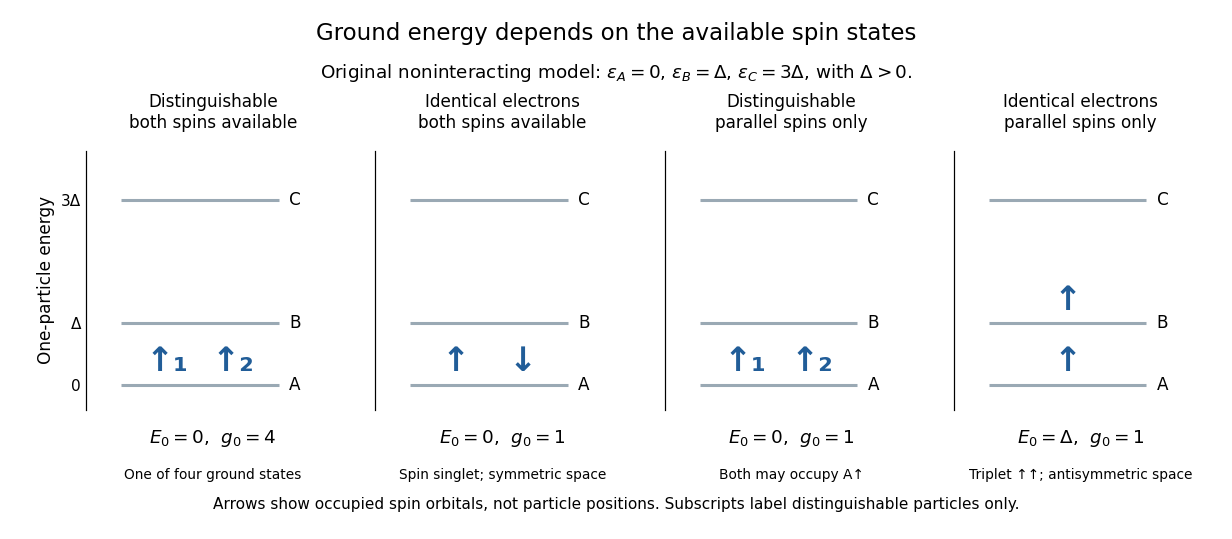

This figure's Python source:
"""Original comparison of four two-particle ground states.

Python 3.14, matplotlib 3.10.7. Run from _media; output basename.png in CWD.
Energies are invented: three spatial levels 0, Delta, 3 Delta; no interactions.
"""

from pathlib import Path

import matplotlib.pyplot as plt


def main():
    fig, axes = plt.subplots(1, 4, figsize=(11.2, 4.9), facecolor="white", sharey=True)
    fig.subplots_adjust(left=0.07, right=0.98, bottom=0.24, top=0.72, wspace=0.14)
    fig.suptitle("Ground energy depends on the available spin states", fontsize=15, y=0.96)
    cases = [
        ("Distinguishable\nboth spins available", [(0, "↑₁", -0.19), (0, "↑₂", 0.19)], "0", 4, "One of four ground states"),
        ("Identical electrons\nboth spins available", [(0, "↑", -0.19), (0, "↓", 0.19)], "0", 1, "Spin singlet; symmetric space"),
        ("Distinguishable\nparallel spins only", [(0, "↑₁", -0.19), (0, "↑₂", 0.19)], "0", 1, "Both may occupy A↑"),
        ("Identical electrons\nparallel spins only", [(0, "↑", 0), (1, "↑", 0)], r"\Delta", 1, "Triplet ↑↑; antisymmetric space"),
    ]
    for ax, (title, occupants, energy, degeneracy, note) in zip(axes, cases):
        for level, label in [(0, "A"), (1, "B"), (3, "C")]:
            ax.hlines(level, -0.45, 0.45, color="#9aa9b4", linewidth=2)
            ax.text(0.51, level, label, va="center", fontsize=11)
        for level, spin, x in occupants:
            ax.text(x, level + 0.11, spin, ha="center", va="bottom", color="#215d98", fontsize=22, weight="bold")
        ax.set_title(title, fontsize=11, pad=15)
        ax.set(xlim=(-0.65, 0.8), ylim=(-0.4, 3.8), xticks=[], yticks=[0, 1, 3], yticklabels=["0", "Δ", "3Δ"])
        ax.spines[["top", "right", "bottom"]].set_visible(False)
        ax.tick_params(axis="y", length=0)
        ax.text(0.5, -0.13, rf"$E_0={energy}$,  $g_0={degeneracy}$", transform=ax.transAxes, ha="center", fontsize=12)
        ax.text(0.5, -0.27, note, transform=ax.transAxes, ha="center", fontsize=9)
    axes[0].set_ylabel("One-particle energy", fontsize=11)
    fig.text(0.5, 0.855, r"Original noninteracting model: $\epsilon_A=0$, $\epsilon_B=\Delta$, $\epsilon_C=3\Delta$, with $\Delta>0$.", ha="center", fontsize=12)
    fig.text(0.5, 0.055, "Arrows show occupied spin orbitals, not particle positions. Subscripts label distinguishable particles only.", ha="center", fontsize=10)
    fig.savefig(Path(__file__).stem + ".png", dpi=110, facecolor="white")
    plt.close(fig)


if __name__ == "__main__":
    main()
